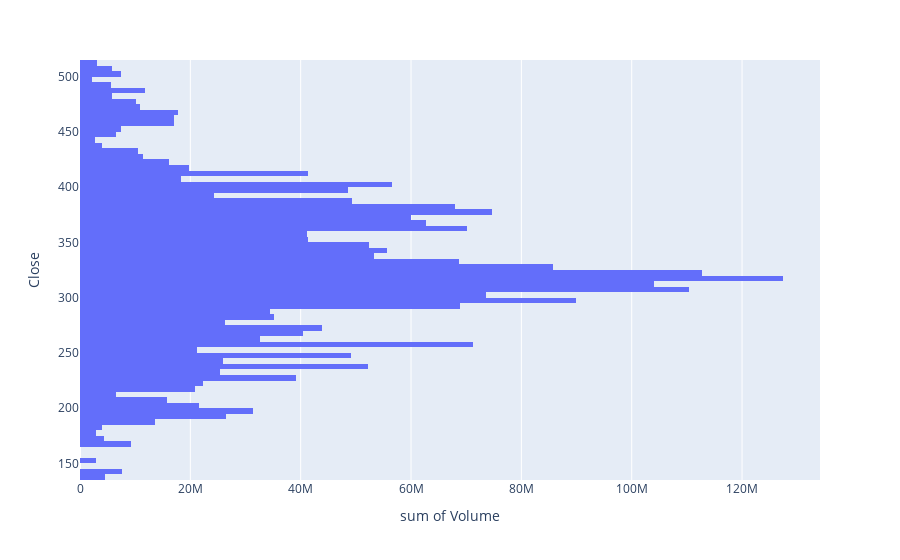

Write notebook code for a chart like this one.
### Code cell
import plotly.express as px
import plotly.graph_objects as go

px.histogram(sp, x='Volume', y='Close', nbins=150, orientation='h').show()

### Figure 1 — Plotly figure (JSON) as saved in the notebook; plotly's stock layout.template omitted (floating-point values rounded to 4 significant figures; data arrays with more than 128 entries replaced by an {"elided": "..."} marker saying what was removed)
{"data": [{"bingroup": "y", "histfunc": "sum", "hovertemplate": "sum of Volume=%{x}<br>Close=%{y}<extra></extra>", "legendgroup": "", "marker": {"color": "#636efa", "pattern": {"shape": ""}}, "name": "", "nbinsy": 150, "orientation": "h", "showlegend": false, "type": "histogram", "x": {"elided": "1418 float values"}, "xaxis": "x", "y": {"elided": "1418 float values"}, "yaxis": "y"}], "layout": {"barmode": "relative", "legend": {"tracegroupgap": 0}, "margin": {"t": 60}, "xaxis": {"anchor": "y", "domain": [0, 1], "title": {"text": "sum of Volume"}}, "yaxis": {"anchor": "x", "domain": [0, 1], "title": {"text": "Close"}}}}
